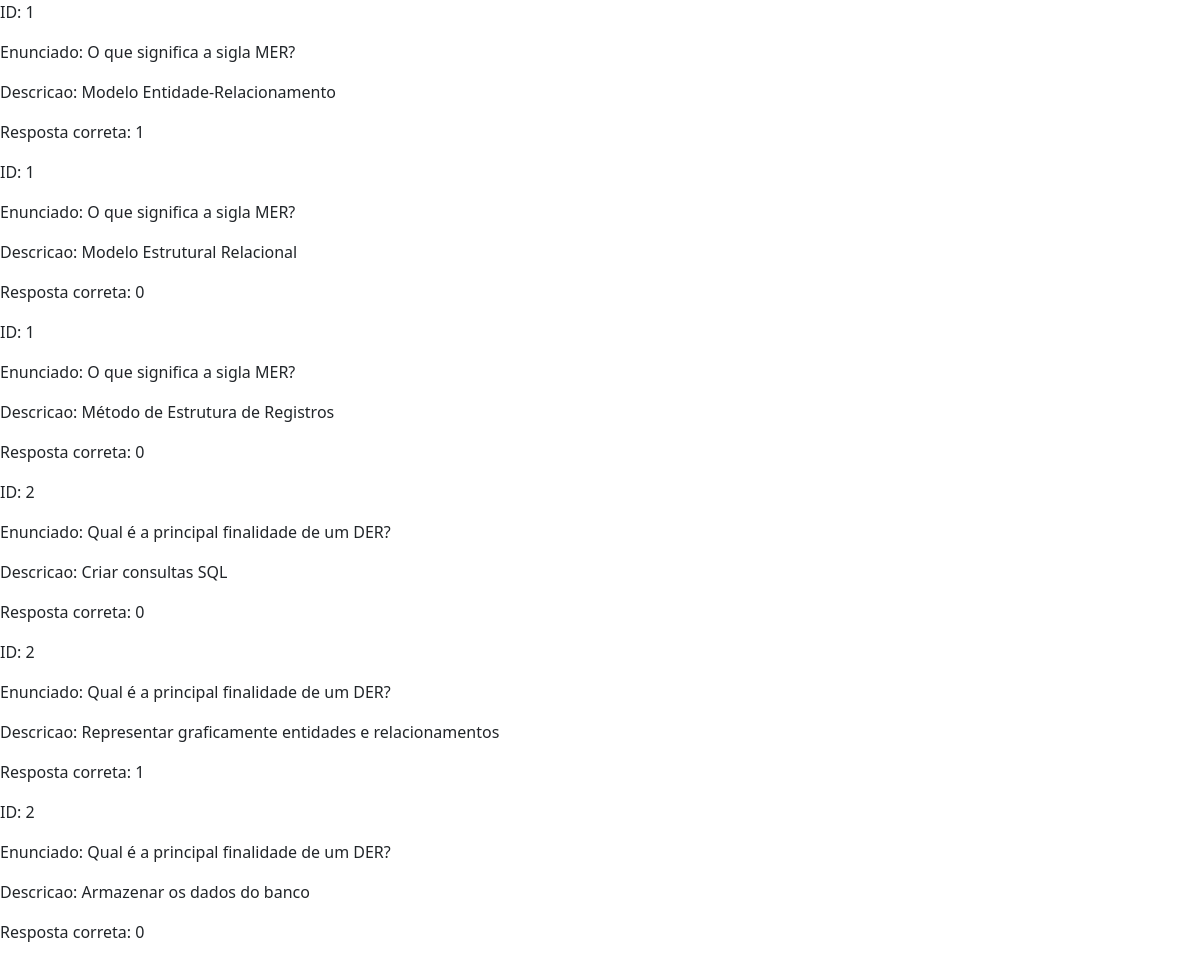
Screenshot of /view/area-professor/questoes.php (signed in) with the database file from the repository.
### tables this page shows
CREATE TABLE `alternativa_questao` (
  `id` int(11) NOT NULL,
  `id_questao` int(11) NOT NULL,
  `descricao` varchar(6000) NOT NULL,
  `resposta_correta` tinyint(1) NOT NULL
);

CREATE TABLE `questao` (
  `id` int(11) NOT NULL,
  `enunciado` varchar(6000) NOT NULL,
  `valor_questao` int(11) NOT NULL,
  `materia` int(11) NOT NULL
);

### config/Conexao.php (called while the page is built)
<?php
    class Conexao{
        public static function criarConexao(): PDO{
            try{
                return new PDO('mysql:host=localhost;port=3306;dbname=bancobat', 'root', '');
            }catch(PDOException $e){
                die("<p><i style='color: red'>Ocorreu um erro ao tentar conectar ao banco de dados: {$e->getMessage()} </i></p>");
            }
        }
    }

### model/QuestoesDAO.php (called while the page is built)
<?php
    class QuestoesDAO{
        private PDO $conexao;
        public function __construct() {
            $this->conexao = Conexao::criarConexao();
        }
        public function obterQuestoes(){
            $statement = $this->conexao->prepare('SELECT q.id, q.enunciado, a.descricao, a.resposta_correta FROM questao q INNER JOIN alternativa_questao a ON q.id = a.id_questao');
            $statement->execute();
            return $statement->fetchAll();
        }
    }

### view/area-professor/questoes.php (the view, shortened to what this page needs)
<?php
    require_once '../../model/QuestoesDAO.php';
    require_once '../../config/Conexao.php';
?>
<!DOCTYPE html>
<html lang="pt-BR">
    <head>
        <link href="https://cdn.jsdelivr.net/npm/bootstrap@5.2.3/dist/css/bootstrap.min.css" rel="stylesheet">
    </head>
    <body>
        <?php
            $questoes = new QuestoesDAO();
            $resultado = $questoes->obterQuestoes();
            foreach($resultado as $row){
                print "<p>ID: {$row['id']}";
                print "<p>Enunciado: {$row['enunciado']}";
                print "<p>Descricao: {$row['descricao']}";
                print "<p>Resposta correta: {$row['resposta_correta']}";
            }
        ?>
    </body>
</html>

### rows the page displays
alternativa_questao: id_questao "1", id_questao.enunciado "O que significa a sigla MER?", descricao "Modelo Entidade-Relacionamento", resposta_correta "1"
alternativa_questao: id_questao "1", id_questao.enunciado "O que significa a sigla MER?", descricao "Modelo Estrutural Relacional", resposta_correta "0"
alternativa_questao: id_questao "1", id_questao.enunciado "O que significa a sigla MER?", descricao "Método de Estrutura de Registros", resposta_correta "0"
alternativa_questao: id_questao "2", id_questao.enunciado "Qual é a principal finalidade de um DER?", descricao "Criar consultas SQL", resposta_correta "0"
alternativa_questao: id_questao "2", id_questao.enunciado "Qual é a principal finalidade de um DER?", descricao "Representar graficamente entidades e relacionamentos", resposta_correta "1"
alternativa_questao: id_questao "2", id_questao.enunciado "Qual é a principal finalidade de um DER?", descricao "Armazenar os dados do banco", resposta_correta "0"
